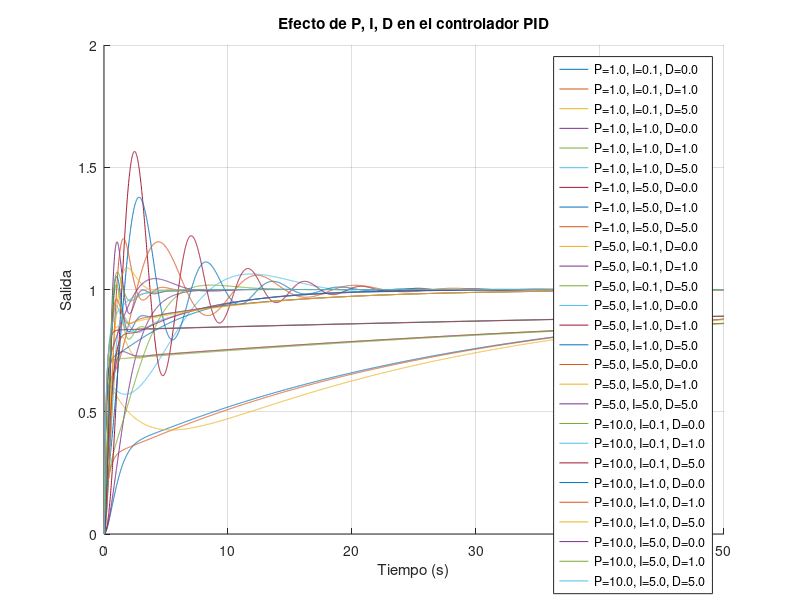

Reproduce this figure in MATLAB.
clc; clear; close all;

% Definir el sistema de primer orden con retardo
s = tf('s');
G = 1 / (s^2 + 3*s + 2); % Función de transferencia del sistema

% Valores de PID a evaluar
P_values = [1, 5, 10]; % Ganancias proporcionales
I_values = [0.1, 1, 5]; % Ganancias integrales
D_values = [0, 1, 5]; % Ganancias derivativas

% Definir el tiempo de simulación
t = 0:0.01:50;

% Señal de referencia (escalón unitario)
ref = ones(size(t));

figure;
hold on;
grid on;
title('Efecto de P, I, D en el controlador PID');

for P = P_values
    for I = I_values
        for D = D_values
            % Crear el controlador PID
            C = pid(P, I, D);
            
            % Sistema en lazo cerrado
            T = feedback(C * G, 1);
            
            % Simulación de la respuesta al escalón
            [y, t_sim] = step(T, t);
            
            % Graficar la respuesta
            plot(t_sim, y, 'DisplayName', sprintf('P=%.1f, I=%.1f, D=%.1f', P, I, D));
        end
    end
end

xlabel('Tiempo (s)');
ylabel('Salida');
legend;
hold off;
